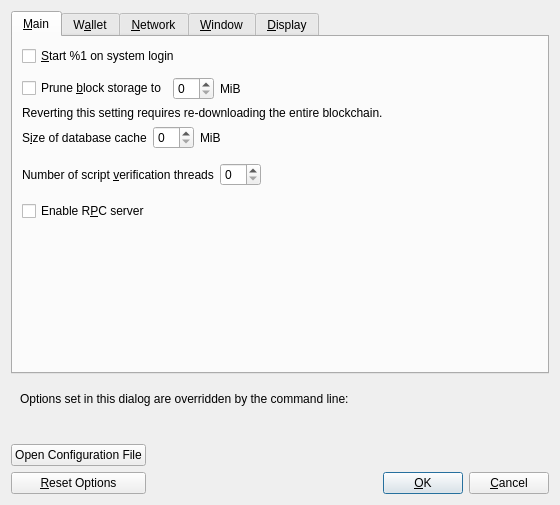
<?xml version="1.0" encoding="UTF-8"?>
<ui version="4.0">
 <class>OptionsDialog</class>
 <widget class="QDialog" name="OptionsDialog">
  <property name="geometry">
   <rect>
    <x>0</x>
    <y>0</y>
    <width>560</width>
    <height>440</height>
   </rect>
  </property>
  <property name="windowTitle">
   <string>Options</string>
  </property>
  <property name="modal">
   <bool>true</bool>
  </property>
  <layout class="QVBoxLayout" name="verticalLayout">
   <item>
    <widget class="QTabWidget" name="tabWidget">
     <property name="currentIndex">
      <number>0</number>
     </property>
     <widget class="QWidget" name="tabMain">
      <attribute name="title">
       <string>&amp;Main</string>
      </attribute>
      <layout class="QVBoxLayout" name="verticalLayout_Main">
       <item>
        <widget class="QCheckBox" name="bitcoinAtStartup">
         <property name="toolTip">
          <string>Automatically start %1 after logging in to the system.</string>
         </property>
         <property name="text">
          <string>&amp;Start %1 on system login</string>
         </property>
        </widget>
       </item>
       <item>
        <spacer name="horizontalSpacer_0_Main">
         <property name="orientation">
          <enum>Qt::Horizontal</enum>
         </property>
         <property name="sizeHint" stdset="0">
          <size>
           <width>40</width>
           <height>5</height>
          </size>
         </property>
        </spacer>
       </item>
       <item>
        <layout class="QHBoxLayout" name="horizontalLayout_Main_Prune">
         <item>
          <widget class="QCheckBox" name="prune">
           <property name="toolTip">
            <string>Enabling pruning significantly reduces the disk space required to store transactions. All blocks are still fully validated. Reverting this setting requires re-downloading the entire blockchain.</string>
           </property>
           <property name="text">
            <string>Prune &amp;block storage to</string>
           </property>
          </widget>
         </item>
         <item>
          <widget class="QSpinBox" name="pruneSizeMiB"/>
         </item>
         <item>
          <widget class="QLabel" name="pruneSizeUnitLabel">
           <property name="text">
            <string>MiB</string>
           </property>
           <property name="textFormat">
            <enum>Qt::PlainText</enum>
           </property>
          </widget>
         </item>
         <item>
          <spacer name="horizontalSpacer_Main_Prune">
           <property name="orientation">
            <enum>Qt::Horizontal</enum>
           </property>
           <property name="sizeHint" stdset="0">
            <size>
             <width>40</width>
             <height>20</height>
            </size>
           </property>
          </spacer>
         </item>
        </layout>
       </item>
       <item>
        <widget class="QLabel" name="pruneWarning">
         <property name="text">
          <string>Reverting this setting requires re-downloading the entire blockchain.</string>
         </property>
         <property name="textFormat">
          <enum>Qt::PlainText</enum>
         </property>
        </widget>
       </item>
       <item>
        <layout class="QHBoxLayout" name="horizontalLayout_2_Main">
         <item>
          <widget class="QLabel" name="databaseCacheLabel">
           <property name="toolTip">
            <string extracomment="Tooltip text for Options window setting that sets the size of the database cache. Explains the corresponding effects of increasing/decreasing this value.">Maximum database cache size. Make sure you have enough RAM. A larger cache can contribute to faster sync, after which the benefit is less pronounced for most use cases. Lowering the cache size will reduce memory usage. Unused mempool memory is shared for this cache.</string>
           </property>
           <property name="text">
            <string>S&amp;ize of database cache</string>
           </property>
           <property name="textFormat">
            <enum>Qt::PlainText</enum>
           </property>
           <property name="buddy">
            <cstring>databaseCache</cstring>
           </property>
          </widget>
         </item>
         <item>
          <widget class="QSpinBox" name="databaseCache"/>
         </item>
         <item>
          <widget class="QLabel" name="databaseCacheUnitLabel">
           <property name="text">
            <string>MiB</string>
           </property>
           <property name="textFormat">
            <enum>Qt::PlainText</enum>
           </property>
          </widget>
         </item>
         <item>
          <spacer name="horizontalSpacer_2_Main">
           <property name="orientation">
            <enum>Qt::Horizontal</enum>
           </property>
           <property name="sizeHint" stdset="0">
            <size>
             <width>40</width>
             <height>20</height>
            </size>
           </property>
          </spacer>
         </item>
        </layout>
       </item>
       <item>
        <layout class="QHBoxLayout" name="horizontalLayout_Main_VerifyLabel">
         <item>
          <widget class="QLabel" name="threadsScriptVerifLabel">
           <property name="toolTip">
            <string extracomment="Tooltip text for Options window setting that sets the number of script verification threads. Explains that negative values mean to leave these many cores free to the system.">Set the number of script verification threads. Negative values correspond to the number of cores you want to leave free to the system.</string>
           </property>
           <property name="text">
            <string>Number of script &amp;verification threads</string>
           </property>
           <property name="textFormat">
            <enum>Qt::PlainText</enum>
           </property>
           <property name="buddy">
            <cstring>threadsScriptVerif</cstring>
           </property>
          </widget>
         </item>
         <item>
          <widget class="QSpinBox" name="threadsScriptVerif">
           <property name="toolTip">
            <string>(0 = auto, &lt;0 = leave that many cores free)</string>
           </property>
          </widget>
         </item>
         <item>
          <spacer name="horizontalSpacer_Main_Threads">
           <property name="orientation">
            <enum>Qt::Horizontal</enum>
           </property>
           <property name="sizeHint" stdset="0">
            <size>
             <width>40</width>
             <height>40</height>
            </size>
           </property>
          </spacer>
         </item>
        </layout>
       </item>
       <item>
        <widget class="QCheckBox" name="enableServer">
         <property name="toolTip">
          <string extracomment="Tooltip text for Options window setting that enables the RPC server.">This allows you or a third party tool to communicate with the node through command-line and JSON-RPC commands.</string>
         </property>
         <property name="text">
          <string extracomment="An Options window setting to enable the RPC server.">Enable R&amp;PC server</string>
         </property>
        </widget>
       </item>
       <item>
        <spacer name="verticalSpacer_Main">
         <property name="orientation">
          <enum>Qt::Vertical</enum>
         </property>
         <property name="sizeHint" stdset="0">
          <size>
           <width>20</width>
           <height>40</height>
          </size>
         </property>
        </spacer>
       </item>
      </layout>
     </widget>
     <widget class="QWidget" name="tabWallet">
      <attribute name="title">
       <string>W&amp;allet</string>
      </attribute>
      <layout class="QVBoxLayout" name="verticalLayout_Wallet">
       <item>
        <widget class="QCheckBox" name="subFeeFromAmount">
         <property name="toolTip">
          <string extracomment="Tooltip text for Options window setting that sets subtracting the fee from a sending amount as default.">Whether to set subtract fee from amount as default or not.</string>
         </property>
         <property name="text">
          <string extracomment="An Options window setting to set subtracting the fee from a sending amount as default.">Subtract &amp;fee from amount by default</string>
         </property>
        </widget>
       </item>
       <item>
        <layout class="QHBoxLayout">
         <item>
          <widget class="QLabel">
           <property name="text">
            <string>Address type:</string>
           </property>
           <property name="buddy">
            <cstring>addressType</cstring>
           </property>
          </widget>
         </item>
         <item>
          <widget class="QValueComboBox" name="addressType">
           <property name="toolTip">
            <string>Choose the default address type to select when receiving coins.</string>
           </property>
          </widget>
         </item>
        </layout>
       </item>
       <item>
        <widget class="QGroupBox" name="groupBox">
         <property name="title">
          <string>Expert</string>
         </property>
         <layout class="QVBoxLayout" name="verticalLayout_2">
          <item>
           <widget class="QCheckBox" name="coinControlFeatures">
            <property name="toolTip">
             <string>Whether to show coin control features or not.</string>
            </property>
            <property name="text">
             <string>Enable co&amp;in control features</string>
            </property>
           </widget>
          </item>
          <item>
           <widget class="QCheckBox" name="spendZeroConfChange">
            <property name="toolTip">
             <string>If you disable the spending of unconfirmed change, the change from a transaction cannot be used until that transaction has at least one confirmation. This also affects how your balance is computed.</string>
            </property>
            <property name="text">
             <string>&amp;Spend unconfirmed change</string>
            </property>
           </widget>
          </item>
          <item>
           <widget class="QCheckBox" name="m_enable_psbt_controls">
            <property name="text">
             <string extracomment="An options window setting to enable PSBT controls.">Enable &amp;PSBT controls</string>
            </property>
            <property name="toolTip">
             <string extracomment="Tooltip text for options window setting that enables PSBT controls.">Whether to show PSBT controls.</string>
            </property>
           </widget>
          </item>
         </layout>
        </widget>
       </item>
       <item>
        <widget class="QGroupBox" name="groupBoxHww">
         <property name="title">
          <string>External Signer (e.g. hardware wallet)</string>
         </property>
         <layout class="QVBoxLayout" name="verticalLayoutHww">
          <item>
           <layout class="QHBoxLayout" name="horizontalLayoutHww">
            <item>
             <widget class="QLabel" name="externalSignerPathLabel">
              <property name="text">
               <string>&amp;External signer script path</string>
              </property>
              <property name="buddy">
               <cstring>externalSignerPath</cstring>
              </property>
             </widget>
            </item>
            <item>
             <widget class="QLineEdit" name="externalSignerPath">
              <property name="toolTip">
               <string>Full path to a %1 compatible script (e.g. C:\Downloads\hwi.exe or /Users/you/Downloads/hwi.py). Beware: malware can steal your coins!</string>
              </property>
             </widget>
            </item>
           </layout>
          </item>
         </layout>
        </widget>
       </item>
       <item>
        <spacer name="verticalSpacer_Wallet">
         <property name="orientation">
          <enum>Qt::Vertical</enum>
         </property>
         <property name="sizeHint" stdset="0">
          <size>
           <width>20</width>
           <height>40</height>
          </size>
         </property>
        </spacer>
       </item>
      </layout>
     </widget>
     <widget class="QWidget" name="tabNetwork">
      <attribute name="title">
       <string>&amp;Network</string>
      </attribute>
      <layout class="QVBoxLayout" name="verticalLayout_Network">
       <item>
        <layout class="QHBoxLayout" name="horizontalLayout_Network_Port">
         <item>
          <widget class="QLabel" name="networkPortLabel">
           <property name="text">
            <string>Network &amp;port</string>
           </property>
           <property name="textFormat">
            <enum>Qt::PlainText</enum>
           </property>
           <property name="buddy">
            <cstring>networkPort</cstring>
           </property>
          </widget>
         </item>
         <item>
          <widget class="QLineEdit" name="networkPort">
           <property name="minimumSize">
            <size>
             <width>55</width>
             <height>0</height>
            </size>
           </property>
           <property name="maximumSize">
            <size>
             <width>55</width>
             <height>16777215</height>
            </size>
           </property>
           <property name="toolTip">
            <string>Network port (e.g. 19335)</string>
           </property>
          </widget>
         </item>
         <item>
          <spacer name="horizontalSpacer_Network_Port">
           <property name="orientation">
            <enum>Qt::Horizontal</enum>
           </property>
           <property name="sizeHint" stdset="0">
            <size>
             <width>40</width>
             <height>20</height>
            </size>
           </property>
          </spacer>
         </item>
        </layout>
       </item>
       <item>
        <widget class="QCheckBox" name="mapPortUpnp">
         <property name="toolTip">
          <string>Automatically open the Bitcoin client port on the router. This only works when your router supports UPnP and it is enabled.</string>
         </property>
         <property name="text">
          <string>Map port using &amp;UPnP</string>
         </property>
        </widget>
       </item>
       <item>
        <widget class="QCheckBox" name="mapPortNatpmp">
         <property name="toolTip">
          <string>Automatically open the Bitcoin client port on the router. This only works when your router supports PCP or NAT-PMP and it is enabled. The external port could be random.</string>
         </property>
         <property name="text">
          <string>Map port using PCP or NA&amp;T-PMP</string>
         </property>
        </widget>
       </item>
       <item>
        <widget class="QCheckBox" name="allowIncoming">
         <property name="toolTip">
          <string>Accept connections from outside.</string>
         </property>
         <property name="text">
          <string>Allow incomin&amp;g connections</string>
         </property>
        </widget>
       </item>
       <item>
        <widget class="QCheckBox" name="connectSocks">
         <property name="toolTip">
          <string>Connect to the Bitcoin network through a SOCKS5 proxy.</string>
         </property>
         <property name="text">
          <string>Connect through &amp;SOCKS5 proxy (default proxy):</string>
         </property>
        </widget>
       </item>
       <item>
        <layout class="QHBoxLayout" name="horizontalLayout_1_Network">
         <item>
          <widget class="QLabel" name="proxyIpLabel">
           <property name="text">
            <string>Proxy &amp;IP:</string>
           </property>
           <property name="textFormat">
            <enum>Qt::PlainText</enum>
           </property>
           <property name="buddy">
            <cstring>proxyIp</cstring>
           </property>
          </widget>
         </item>
         <item>
          <widget class="QValidatedLineEdit" name="proxyIp">
           <property name="minimumSize">
            <size>
             <width>140</width>
             <height>0</height>
            </size>
           </property>
           <property name="maximumSize">
            <size>
             <width>140</width>
             <height>16777215</height>
            </size>
           </property>
           <property name="toolTip">
            <string>IP address of the proxy (e.g. IPv4: 127.0.0.1 / IPv6: ::1)</string>
           </property>
          </widget>
         </item>
         <item>
          <widget class="QLabel" name="proxyPortLabel">
           <property name="text">
            <string>&amp;Port:</string>
           </property>
           <property name="textFormat">
            <enum>Qt::PlainText</enum>
           </property>
           <property name="buddy">
            <cstring>proxyPort</cstring>
           </property>
          </widget>
         </item>
         <item>
          <widget class="QLineEdit" name="proxyPort">
           <property name="minimumSize">
            <size>
             <width>55</width>
             <height>0</height>
            </size>
           </property>
           <property name="maximumSize">
            <size>
             <width>55</width>
             <height>16777215</height>
            </size>
           </property>
           <property name="toolTip">
            <string>Port of the proxy (e.g. 9050)</string>
           </property>
          </widget>
         </item>
         <item>
          <spacer name="horizontalSpacer_1_Network">
           <property name="orientation">
            <enum>Qt::Horizontal</enum>
           </property>
           <property name="sizeHint" stdset="0">
            <size>
             <width>40</width>
             <height>20</height>
            </size>
           </property>
          </spacer>
         </item>
        </layout>
       </item>
       <item>
        <layout class="QHBoxLayout" name="horizontalLayout_2_Network">
         <item>
          <widget class="QLabel" name="proxyActiveNets">
           <property name="text">
            <string>Used for reaching peers via:</string>
           </property>
           <property name="textFormat">
            <enum>Qt::PlainText</enum>
           </property>
          </widget>
         </item>
         <item>
          <widget class="QCheckBox" name="proxyReachIPv4">
           <property name="enabled">
            <bool>false</bool>
           </property>
           <property name="toolTip">
            <string>Shows if the supplied default SOCKS5 proxy is used to reach peers via this network type.</string>
           </property>
           <property name="text">
            <string/>
           </property>
          </widget>
         </item>
         <item>
          <widget class="QLabel" name="proxyReachIPv4Label">
           <property name="text">
            <string>IPv4</string>
           </property>
           <property name="textFormat">
            <enum>Qt::PlainText</enum>
           </property>
          </widget>
         </item>
         <item>
          <widget class="QCheckBox" name="proxyReachIPv6">
           <property name="enabled">
            <bool>false</bool>
           </property>
           <property name="toolTip">
            <string>Shows if the supplied default SOCKS5 proxy is used to reach peers via this network type.</string>
           </property>
           <property name="text">
            <string/>
           </property>
          </widget>
         </item>
         <item>
          <widget class="QLabel" name="proxyReachIPv6Label">
           <property name="text">
            <string>IPv6</string>
           </property>
           <property name="textFormat">
            <enum>Qt::PlainText</enum>
           </property>
          </widget>
         </item>
         <item>
          <widget class="QCheckBox" name="proxyReachTor">
           <property name="enabled">
            <bool>false</bool>
           </property>
           <property name="toolTip">
            <string>Shows if the supplied default SOCKS5 proxy is used to reach peers via this network type.</string>
           </property>
           <property name="text">
            <string/>
           </property>
          </widget>
         </item>
         <item>
          <widget class="QLabel" name="proxyReachTorLabel">
           <property name="text">
            <string>Tor</string>
           </property>
           <property name="textFormat">
            <enum>Qt::PlainText</enum>
           </property>
          </widget>
         </item>
         <item>
          <spacer name="horizontalSpacer_2_Network">
           <property name="orientation">
            <enum>Qt::Horizontal</enum>
           </property>
           <property name="sizeHint" stdset="0">
            <size>
             <width>40</width>
             <height>20</height>
            </size>
           </property>
          </spacer>
         </item>
        </layout>
       </item>
       <item>
        <widget class="QCheckBox" name="connectSocksTor">
         <property name="toolTip">
          <string>Connect to the Bitcoin network through a separate SOCKS5 proxy for Tor onion services.</string>
         </property>
         <property name="text">
          <string>Use separate SOCKS&amp;5 proxy to reach peers via Tor onion services:</string>
         </property>
        </widget>
       </item>
       <item>
        <layout class="QHBoxLayout" name="horizontalLayout_3_Network">
         <item>
          <widget class="QLabel" name="proxyIpTorLabel">
           <property name="text">
            <string>Proxy &amp;IP:</string>
           </property>
           <property name="textFormat">
            <enum>Qt::PlainText</enum>
           </property>
           <property name="buddy">
            <cstring>proxyIpTor</cstring>
           </property>
          </widget>
         </item>
         <item>
          <widget class="QValidatedLineEdit" name="proxyIpTor">
           <property name="minimumSize">
            <size>
             <width>140</width>
             <height>0</height>
            </size>
           </property>
           <property name="maximumSize">
            <size>
             <width>140</width>
             <height>16777215</height>
            </size>
           </property>
           <property name="toolTip">
            <string>IP address of the proxy (e.g. IPv4: 127.0.0.1 / IPv6: ::1)</string>
           </property>
          </widget>
         </item>
         <item>
          <widget class="QLabel" name="proxyPortTorLabel">
           <property name="text">
            <string>&amp;Port:</string>
           </property>
           <property name="textFormat">
            <enum>Qt::PlainText</enum>
           </property>
           <property name="buddy">
            <cstring>proxyPortTor</cstring>
           </property>
          </widget>
         </item>
         <item>
          <widget class="QLineEdit" name="proxyPortTor">
           <property name="minimumSize">
            <size>
             <width>55</width>
             <height>0</height>
            </size>
           </property>
           <property name="maximumSize">
            <size>
             <width>55</width>
             <height>16777215</height>
            </size>
           </property>
           <property name="toolTip">
            <string>Port of the proxy (e.g. 9050)</string>
           </property>
          </widget>
         </item>
         <item>
          <spacer name="horizontalSpacer_4_Network">
           <property name="orientation">
            <enum>Qt::Horizontal</enum>
           </property>
           <property name="sizeHint" stdset="0">
            <size>
             <width>40</width>
             <height>20</height>
            </size>
           </property>
          </spacer>
         </item>
        </layout>
       </item>
       <item>
        <layout class="QHBoxLayout" name="horizontalLayout_maxuploadtarget">
         <item>
          <widget class="QCheckBox" name="maxuploadtargetCheckbox">
           <property name="text">
            <string>Try to keep upload traffic under</string>
           </property>
          </widget>
         </item>
         <item>
          <widget class="QSpinBox" name="maxuploadtarget"/>
         </item>
         <item>
          <widget class="QLabel" name="maxuploadtargetUnitLabel">
           <property name="text">
            <string>MiB per day</string>
           </property>
           <property name="textFormat">
            <enum>Qt::PlainText</enum>
           </property>
           <property name="buddy">
            <cstring>maxuploadtargetCheckbox</cstring>
           </property>
          </widget>
         </item>
         <item>
          <spacer name="horizontalSpacer_maxuploadtarget">
           <property name="orientation">
            <enum>Qt::Horizontal</enum>
           </property>
           <property name="sizeHint" stdset="0">
            <size>
             <width>40</width>
             <height>20</height>
            </size>
           </property>
          </spacer>
         </item>
        </layout>
       </item>
       <item>
        <widget class="QCheckBox" name="peerbloomfilters">
         <property name="toolTip">
          <string>Support filtering of blocks and transaction with bloom filters</string>
         </property>
         <property name="text">
          <string>Provide search services for light clients</string>
         </property>
        </widget>
       </item>
       <item>
        <widget class="QCheckBox" name="peerblockfilters">
         <property name="toolTip">
          <string>Generate compact block filters and allow peers to download them</string>
         </property>
         <property name="text">
          <string>Provide compact block filters for light clients</string>
         </property>
        </widget>
       </item>
       <item>
        <spacer name="verticalSpacer_Network">
         <property name="orientation">
          <enum>Qt::Vertical</enum>
         </property>
         <property name="sizeHint" stdset="0">
          <size>
           <width>20</width>
           <height>40</height>
          </size>
         </property>
        </spacer>
       </item>
      </layout>
     </widget>
     <widget class="QWidget" name="tabWindow">
      <attribute name="title">
       <string>&amp;Window</string>
      </attribute>
      <layout class="QVBoxLayout" name="verticalLayout_Window">
       <item>
        <widget class="QCheckBox" name="showTrayIcon">
         <property name="toolTip">
          <string>Show the icon in the system tray.</string>
         </property>
         <property name="text">
          <string>&amp;Show tray icon</string>
         </property>
         <property name="checked">
          <bool>true</bool>
         </property>
        </widget>
       </item>
       <item>
        <widget class="QCheckBox" name="minimizeToTray">
         <property name="toolTip">
          <string>Show only a tray icon after minimizing the window.</string>
         </property>
         <property name="text">
          <string>Minimize to the &amp;tray instead of the taskbar</string>
         </property>
        </widget>
       </item>
       <item>
        <widget class="QCheckBox" name="minimizeOnClose">
         <property name="toolTip">
          <string>Minimize instead of exit the application when the window is closed. When this option is enabled, the application will be closed only after selecting Exit in the menu.</string>
         </property>
         <property name="text">
          <string>M&amp;inimize on close</string>
         </property>
        </widget>
       </item>
       <item>
        <spacer name="verticalSpacer_Window">
         <property name="orientation">
          <enum>Qt::Vertical</enum>
         </property>
         <property name="sizeHint" stdset="0">
          <size>
           <width>20</width>
           <height>40</height>
          </size>
         </property>
        </spacer>
       </item>
      </layout>
     </widget>
     <widget class="QWidget" name="tabDisplay">
      <attribute name="title">
       <string>&amp;Display</string>
      </attribute>
      <layout class="QVBoxLayout" name="verticalLayout_Display">
       <item>
        <layout class="QHBoxLayout" name="horizontalLayout_1_Display">
         <item>
          <widget class="QLabel" name="langLabel">
           <property name="text">
            <string>User Interface &amp;language:</string>
           </property>
           <property name="textFormat">
            <enum>Qt::PlainText</enum>
           </property>
           <property name="buddy">
            <cstring>lang</cstring>
           </property>
          </widget>
         </item>
         <item>
          <widget class="QValueComboBox" name="lang">
           <property name="toolTip">
            <string>The user interface language can be set here. This setting will take effect after restarting %1.</string>
           </property>
          </widget>
         </item>
        </layout>
       </item>
       <item>
        <layout class="QHBoxLayout" name="horizontalLayout_2_Display">
         <item>
          <widget class="QLabel" name="unitLabel">
           <property name="text">
            <string>&amp;Unit to show amounts in:</string>
           </property>
           <property name="textFormat">
            <enum>Qt::PlainText</enum>
           </property>
           <property name="buddy">
            <cstring>unit</cstring>
           </property>
          </widget>
         </item>
         <item>
          <widget class="QValueComboBox" name="unit">
           <property name="toolTip">
            <string>Choose the default subdivision unit to show in the interface and when sending coins.</string>
           </property>
          </widget>
         </item>
        </layout>
       </item>
       <item>
        <widget class="QCheckBox" name="displayAddresses">
         <property name="toolTip">
          <string>Whether to show Bitcoin addresses in the transaction list or not.</string>
         </property>
         <property name="text">
          <string>&amp;Display addresses in transaction list</string>
         </property>
        </widget>
       </item>
       <item>
        <layout class="QHBoxLayout" name="horizontalLayout_3_Display">
         <item>
          <widget class="QLabel" name="thirdPartyTxUrlsLabel">
           <property name="toolTip">
            <string>Third-party URLs (e.g. a block explorer) that appear in the transactions tab as context menu items. %s in the URL is replaced by transaction hash. Multiple URLs are separated by vertical bar |.</string>
           </property>
           <property name="text">
            <string>&amp;Third-party transaction URLs:</string>
           </property>
           <property name="buddy">
            <cstring>thirdPartyTxUrls</cstring>
           </property>
          </widget>
         </item>
         <item>
          <widget class="QLineEdit" name="thirdPartyTxUrls">
           <property name="toolTip">
            <string>Third-party URLs (e.g. a block explorer) that appear in the transactions tab as context menu items. %s in the URL is replaced by transaction hash. Multiple URLs are separated by vertical bar |.</string>
           </property>
           <property name="placeholderText">
            <string notr="true">https://example.com/tx/%s</string>
           </property>
          </widget>
         </item>
        </layout>
       </item>
       <item>
        <layout class="QHBoxLayout" name="horizontalLayout_4_Display">
         <item>
          <widget class="QLabel" name="moneyFontLabel">
           <property name="text">
            <string>Font for amounts: </string>
           </property>
           <property name="buddy">
            <cstring>moneyFont</cstring>
           </property>
          </widget>
         </item>
         <item>
          <widget class="QComboBox" name="moneyFont"/>
         </item>
         <item>
          <widget class="QLabel" name="moneyFont_preview">
           <property name="text">
            <string notr="true">111.11111111 BTX
909.09090909 BTX</string>
           </property>
          </widget>
         </item>
        </layout>
       </item>
       <item>
        <layout class="QHBoxLayout" name="horizontalLayout_qrFont">
         <item>
          <widget class="QLabel" name="qrFontLabel">
           <property name="text">
            <string>Font in QR Codes: </string>
           </property>
           <property name="buddy">
            <cstring>qrFont</cstring>
           </property>
          </widget>
         </item>
         <item>
          <widget class="QComboBox" name="qrFont"/>
         </item>
         <item>
          <widget class="QLabel" name="qrFont_preview">
           <property name="text">
            <string notr="true">1NS17iag9jJgT…
bc1p2q3rvn3gp…</string>
           </property>
          </widget>
         </item>
        </layout>
       </item>
       <item>
        <widget class="QCheckBox" name="peersTabAlternatingRowColors">
         <property name="toolTip">
          <string>Alternate the row colors for the &quot;Peers&quot; and &quot;Banned peers&quot; tables in the Peers tab.</string>
         </property>
         <property name="text">
          <string>Alternate row colors in the Peers tab</string>
         </property>
        </widget>
       </item>
       <item>
        <spacer name="verticalSpacer_Display">
         <property name="orientation">
          <enum>Qt::Vertical</enum>
         </property>
         <property name="sizeHint" stdset="0">
          <size>
           <width>20</width>
           <height>40</height>
          </size>
         </property>
        </spacer>
       </item>
      </layout>
     </widget>
    </widget>
   </item>
   <item>
    <widget class="QFrame" name="frame">
     <layout class="QVBoxLayout" name="verticalLayout_Bottom">
      <item>
       <layout class="QHBoxLayout" name="horizontalLayout_Bottom">
        <item>
         <widget class="QLabel" name="overriddenByCommandLineInfoLabel">
          <property name="text">
           <string>Options set in this dialog are overridden by the command line:</string>
          </property>
          <property name="textFormat">
           <enum>Qt::PlainText</enum>
          </property>
         </widget>
        </item>
        <item>
         <spacer name="horizontalSpacer_Bottom">
          <property name="orientation">
           <enum>Qt::Horizontal</enum>
          </property>
          <property name="sizeHint" stdset="0">
           <size>
            <width>40</width>
            <height>20</height>
           </size>
          </property>
         </spacer>
        </item>
       </layout>
      </item>
      <item>
       <widget class="QLabel" name="overriddenByCommandLineLabel">
        <property name="text">
         <string/>
        </property>
        <property name="textFormat">
         <enum>Qt::PlainText</enum>
        </property>
        <property name="wordWrap">
         <bool>true</bool>
        </property>
       </widget>
      </item>
     </layout>
    </widget>
   </item>
   <item>
    <layout class="QHBoxLayout" name="horizontalLayout_Buttons">
     <item>
      <layout class="QVBoxLayout" name="verticalLayout_Buttons">
       <item>
        <widget class="QPushButton" name="openBitcoinConfButton">
         <property name="toolTip">
          <string>Open the %1 configuration file from the working directory.</string>
         </property>
         <property name="text">
          <string>Open Configuration File</string>
         </property>
         <property name="autoDefault">
          <bool>false</bool>
         </property>
        </widget>
       </item>
       <item>
        <widget class="QPushButton" name="resetButton">
         <property name="toolTip">
          <string>Reset all client options to default.</string>
         </property>
         <property name="text">
          <string>&amp;Reset Options</string>
         </property>
         <property name="autoDefault">
          <bool>false</bool>
         </property>
        </widget>
       </item>
      </layout>
     </item>
     <item>
      <spacer name="horizontalSpacer_1">
       <property name="orientation">
        <enum>Qt::Horizontal</enum>
       </property>
       <property name="sizeHint" stdset="0">
        <size>
         <width>40</width>
         <height>48</height>
        </size>
       </property>
      </spacer>
     </item>
     <item>
      <widget class="QLabel" name="statusLabel">
       <property name="minimumSize">
        <size>
         <width>200</width>
         <height>0</height>
        </size>
       </property>
       <property name="font">
        <font>
         <weight>75</weight>
         <bold>true</bold>
        </font>
       </property>
       <property name="text">
        <string/>
       </property>
       <property name="textFormat">
        <enum>Qt::PlainText</enum>
       </property>
       <property name="wordWrap">
        <bool>true</bool>
       </property>
      </widget>
     </item>
     <item>
      <spacer name="horizontalSpacer_2">
       <property name="orientation">
        <enum>Qt::Horizontal</enum>
       </property>
       <property name="sizeHint" stdset="0">
        <size>
         <width>40</width>
         <height>48</height>
        </size>
       </property>
      </spacer>
     </item>
     <item>
      <layout class="QVBoxLayout" name="verticalLayout_4">
       <item>
        <spacer name="verticalSpacer">
         <property name="orientation">
          <enum>Qt::Vertical</enum>
         </property>
         <property name="sizeHint" stdset="0">
          <size>
           <width>20</width>
           <height>40</height>
          </size>
         </property>
        </spacer>
       </item>
       <item>
        <layout class="QHBoxLayout" name="horizontalLayout">
         <item>
          <widget class="QPushButton" name="okButton">
           <property name="text">
            <string>&amp;OK</string>
           </property>
           <property name="autoDefault">
            <bool>false</bool>
           </property>
           <property name="default">
            <bool>true</bool>
           </property>
          </widget>
         </item>
         <item>
          <widget class="QPushButton" name="cancelButton">
           <property name="text">
            <string>&amp;Cancel</string>
           </property>
           <property name="autoDefault">
            <bool>false</bool>
           </property>
          </widget>
         </item>
        </layout>
       </item>
      </layout>
     </item>
    </layout>
   </item>
  </layout>
 </widget>
 <customwidgets>
  <customwidget>
   <class>QValidatedLineEdit</class>
   <extends>QLineEdit</extends>
   <header>qt/qvalidatedlineedit.h</header>
  </customwidget>
  <customwidget>
   <class>QValueComboBox</class>
   <extends>QComboBox</extends>
   <header>qt/qvaluecombobox.h</header>
  </customwidget>
 </customwidgets>
 <resources/>
 <connections/>
</ui>
